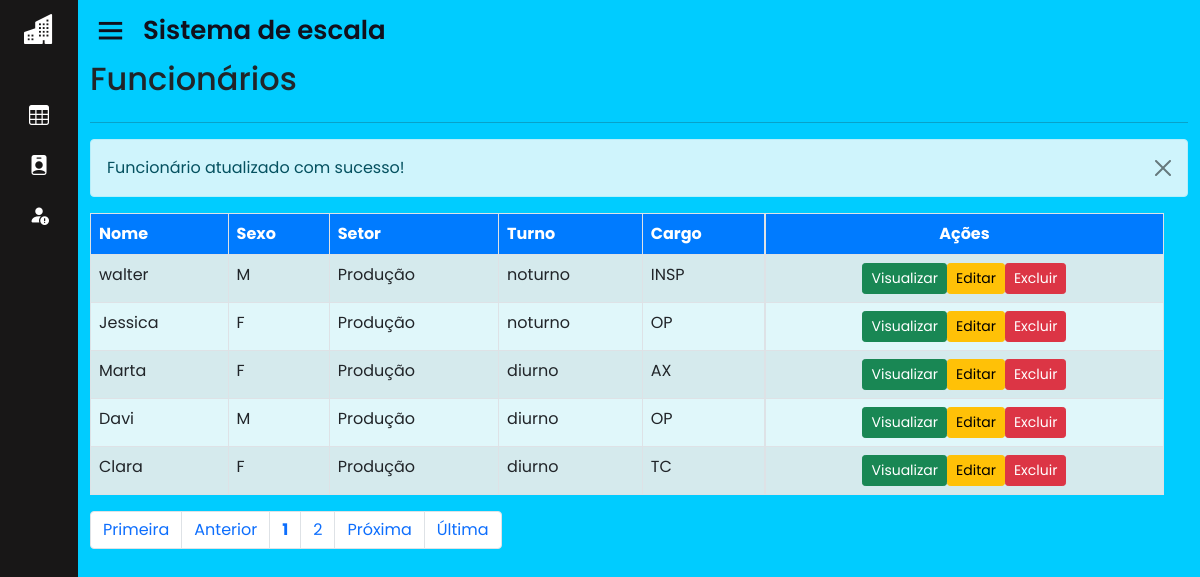
Screenshot of /home.php?page=lista_func&msg=2 (signed in) with the database file from the repository.
### tables this page shows
CREATE TABLE IF NOT EXISTS `funcionario` (
  `id_func` int(11) NOT NULL AUTO_INCREMENT,
  `nome_func` varchar(50) NOT NULL,
  `cargo_func` varchar(50) DEFAULT NULL,
  `turno` varchar(50) DEFAULT NULL,
  `telefone_func` varchar(50) NOT NULL,
  `sexo_func` varchar(50) NOT NULL,
  `email_func` varchar(50) NOT NULL,
  `id_st` int(11) DEFAULT NULL,
  PRIMARY KEY (`id_func`) USING BTREE,
  KEY `FK_funcionario_setor` (`id_st`),
  CONSTRAINT `FK_funcionario_setor` FOREIGN KEY (`id_st`) REFERENCES `setor` (`id_st`) ON DELETE CASCADE ON UPDATE CASCADE
);

CREATE TABLE IF NOT EXISTS `setor` (
  `id_st` int(11) NOT NULL AUTO_INCREMENT,
  `nome_st` varchar(50) DEFAULT NULL,
  PRIMARY KEY (`id_st`)
);

### sis/funcionario/lista_func.php (the view)
<div id="main" class="container-fluid">
	<div id="top" class="row">
		<div class="col-md-11">
			<h2>Funcionários</h2>
		</div>
	</div>
	<hr/>
	<div> <?php include "mensagens.php"; ?> </div>
	<div id="list" class="row">
        <div class="table-responsive col-md-12">
        <?php
            $quantidade = 5;
            $pagina = (isset($_GET['pagina'])) ? (int)$_GET['pagina'] : 1;
            $inicio = ($quantidade * $pagina) - $quantidade;
            $data = mysqli_query($con, "select * from funcionario, endereco, setor where funcionario.id_func = endereco.id_func limit $inicio, $quantidade;");
            echo "<table class='table table-striped table-bordered' style='background-color: #e0f7fa;' cellspacing='0' cellpadding='0'>";
            echo "<thead style='background-color: #007bff; color: white;'>";
            echo "<tr>";
            echo "<td><strong>Nome</strong></td>";
            echo "<td><strong>Sexo</strong></td>";
            echo "<td><strong>Setor</strong></td>";
            echo "<td><strong>Turno</strong></td>";
            echo "<td><strong>Cargo</strong></td>";
            echo "<td class='actions d-flex justify-content-center'><strong>Ações</strong></td>";
            echo "</tr></thead><tbody>";
            while ($info = mysqli_fetch_array($data)) {
                echo "<tr>";
                echo "<td>".$info['nome_func']."</td>";
                echo "<td>".$info['sexo_func']."</td>";
                echo "<td>".$info['nome_st']."</td>";
                echo "<td>".$info['turno']."</td>";
                echo "<td>".$info['cargo_func']."</td>";
                echo "<td class='actions btn-group-sm d-flex justify-content-center'>";
                echo "<a class='btn btn-success btn-xs' href='?page=view_func&id_func=".$info['id_func']."'> Visualizar </a>";
                echo "<a class='btn btn-warning btn-xs' href='?page=fedita_func&id_func=".$info['id_func']."'> Editar </a>";
                echo "<a href='?page=excluir_func&id_func=".$info['id_func']."' class='btn btn-danger btn-xs'> Excluir </a>";
                echo "</td>";
                echo "</tr>";
            }
            echo "</tbody></table>";
        ?>
    </div>
		<div id="bottom" class="row">
			<div class="col-md-12">
				<?php
					$sqlTotal 		= "select id_func from funcionario;";
					$qrTotal  		= mysqli_query($con, $sqlTotal);
					$numTotal 		= mysqli_num_rows($qrTotal);
					$totalpagina = (ceil($numTotal/$quantidade)<=0) ? 1 : ceil($numTotal/$quantidade);
					$exibir = 3;
					$anterior = (($pagina-1) <= 0) ? 1 : $pagina - 1;
					$posterior = (($pagina+1) >= $totalpagina) ? $totalpagina : $pagina+1;
					echo "<ul class='pagination'>";
					echo "<li class='page-item'><a class='page-link' href='?page=lista_func&pagina=1'> Primeira</a></li> ";
					echo "<li class='page-item'><a class='page-link' href=\"?page=lista_func&pagina=$anterior\"> Anterior</a></li> ";
					echo "<li class='page-item'><a class='page-link' href='?page=lista_func&pagina=".$pagina."'><strong>".$pagina."</strong></a></li> ";
					for($i = $pagina+1; $i < $pagina+$exibir; $i++){
						if($i <= $totalpagina)
						echo "<li class='page-item'><a class='page-link' href='?page=lista_func&pagina=".$i."'> ".$i." </a></li> ";
					}
					echo "<li class='page-item'><a class='page-link' href=\"?page=lista_func&pagina=$posterior\"> Pr&oacute;xima</a></li> ";
					echo "<li class='page-item'><a class='page-link' href=\"?page=lista_func&pagina=$totalpagina\"> &Uacute;ltima</a></li></ul>";
				?>
			</div>
		</div>
</div>
</div>

### css/style.css (style rules this page uses)
* { margin: 0; padding: 0; box-sizing: border-box; font-family: 'Poppins', sans-serif; }
.row { width: 100%; }

### rows the page displays
funcionario: nome_func "walter", sexo_func "M", setor.nome_st "Produção", turno "noturno", cargo_func "INSP"
funcionario: nome_func "Jessica", sexo_func "F", setor.nome_st "Produção", turno "noturno", cargo_func "OP"
funcionario: nome_func "Marta", sexo_func "F", setor.nome_st "Produção", turno "diurno", cargo_func "AX"
funcionario: nome_func "Davi", sexo_func "M", setor.nome_st "Produção", turno "diurno", cargo_func "OP"
funcionario: nome_func "Clara", sexo_func "F", setor.nome_st "Produção", turno "diurno", cargo_func "TC"

### other values shown
$pagina "1"
